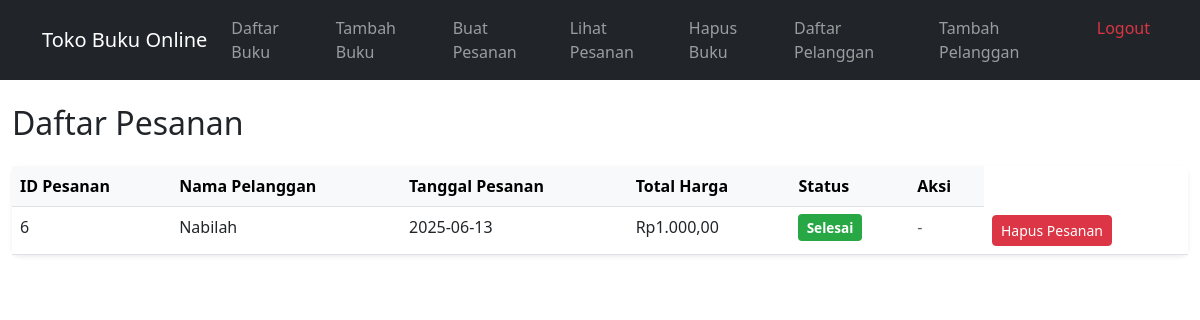
Page /lihat_transaksi.php on the committed database.
### tables this page shows
CREATE TABLE `pesanan` (
  `ID` int NOT NULL,
  `Tanggal_Pesanan` date NOT NULL,
  `Pelanggan_ID` int NOT NULL,
  `Total_Harga` decimal(10,2) NOT NULL,
  `Status` enum('pending','completed') NOT NULL DEFAULT 'pending'
);

CREATE TABLE `pelanggan` (
  `ID` int NOT NULL,
  `Nama` varchar(255) NOT NULL,
  `Alamat` varchar(255) DEFAULT NULL,
  `Email` varchar(255) NOT NULL,
  `Telepon` varchar(20) NOT NULL
);

### lihat_transaksi.php (the view, shortened to what this page needs)
<?php
include 'koneksi_db.php';
$query = "
    SELECT Pesanan.ID AS Pesanan_ID, Pelanggan.Nama AS Nama_Pelanggan,
           Pesanan.Tanggal_Pesanan, Pesanan.Total_Harga, Pesanan.Status
    FROM Pesanan
    JOIN Pelanggan ON Pesanan.Pelanggan_ID = Pelanggan.ID
    ORDER BY Pesanan.Tanggal_Pesanan DESC
";
$result = $conn->query($query);
?>
<!DOCTYPE html>
<html lang="id">
<head>
    <link href="https://cdn.jsdelivr.net/npm/bootstrap@5.3.0/dist/css/bootstrap.min.css" rel="stylesheet" />
</head>
<body>
    <?php include 'nav.php'; ?>
    <div class="container py-4" style="max-width:1200px;">
        <h2 class="mb-4">Daftar Pesanan</h2>
        <table class="table table-hover shadow-sm rounded-3">
            <thead class="table-light">
                <tr>
                    <th>ID Pesanan</th>
                    <th>Nama Pelanggan</th>
                    <th>Tanggal Pesanan</th>
                    <th>Total Harga</th>
                    <th>Status</th>
                    <th>Aksi</th>
                </tr>
            </thead>
            <tbody>
                <?php
                if ($result->num_rows > 0) {
                    while ($row = $result->fetch_assoc()): ?>
                        <tr>
                            <td><?= htmlspecialchars($row['Pesanan_ID']) ?></td>
                            <td><?= htmlspecialchars($row['Nama_Pelanggan']) ?></td>
                            <td><?= htmlspecialchars($row['Tanggal_Pesanan']) ?></td>
                            <td>Rp<?= number_format($row['Total_Harga'], 2, ',', '.') ?></td>
                            <td>
                                <?php if ($row['Status'] === 'completed'): ?>
                                    <span class="status-badge status-completed">Selesai</span>
                                <?php else: ?>
                                    <span class="status-badge status-pending">Pending</span>
                                <?php endif; ?>
                            </td>
                            <td>
                                <?php if ($row['Status'] !== 'completed'): ?>
                                    <a href="?selesai_id=<?= urlencode($row['Pesanan_ID']) ?>" class="btn btn-sm btn-success btn-selesai" onclick="return confirm('Apakah Anda yakin ingin menandai pesanan ini sebagai selesai?');">Tandai Selesai</a>
                                <?php else: ?>
                                    <span class="text-muted">-</span>
                                <?php endif; ?>
                            </td>
                            <td>
                                <a href="?hapus_pesanan_id=<?= urlencode($row['Pesanan_ID']) ?>" class="btn btn-sm btn-danger" onclick="return confirm('Apakah Anda yakin ingin menghapus pesanan ini? Aksi ini tidak dapat dibatalkan!');">Hapus Pesanan</a>
                            </td>
                        </tr>
                    <?php endwhile;
                } else {
                    echo "<tr><td colspan='6' class='text-center'>Tidak ada data pesanan yang ditemukan.</td></tr>";
                }
                ?>
            </tbody>
        </table>
    </div>
</body>
</html>

### lihat_transaksi.php (style rules this page uses)
.status-badge { padding: 0.3em 0.6em; border-radius: 0.25rem; font-size: 0.85em; font-weight: bold; color: #fff; }
.status-completed { background-color: #28a745; }

### rows in the picture
pesanan: ID "6", Pelanggan_ID.Nama "Nabilah", Tanggal_Pesanan "2025-06-13", Total_Harga "1.000,00", Status "Selesai"
